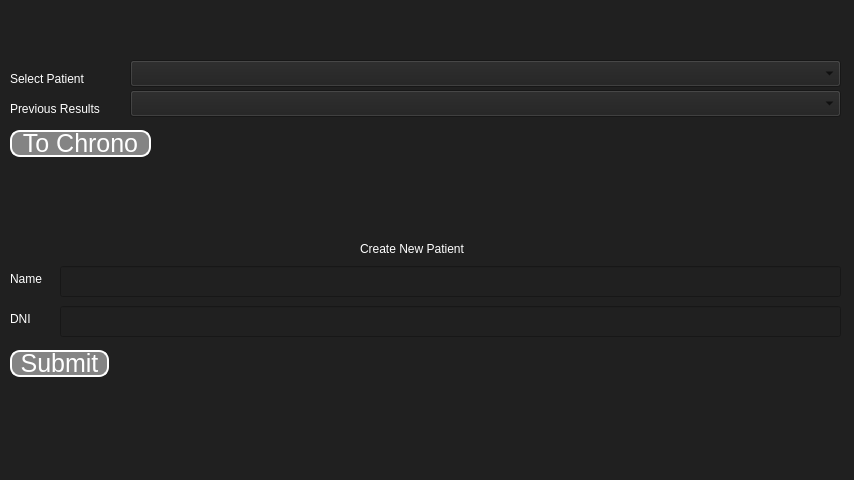
<?xml version="1.0" encoding="UTF-8"?>
<ui version="4.0">
 <class>Form</class>
 <widget class="QWidget" name="Form">
  <property name="geometry">
   <rect>
    <x>0</x>
    <y>0</y>
    <width>854</width>
    <height>480</height>
   </rect>
  </property>
  <property name="windowTitle">
   <string>Form</string>
  </property>
  <property name="styleSheet">
   <string notr="true">QWidget { background-color: rgb(32,32,32); }</string>
  </property>
  <widget class="QComboBox" name="comboBoxPatient">
   <property name="geometry">
    <rect>
     <x>130</x>
     <y>60</y>
     <width>711</width>
     <height>27</height>
    </rect>
   </property>
  </widget>
  <widget class="QLabel" name="labelSelectPatient">
   <property name="geometry">
    <rect>
     <x>10</x>
     <y>70</y>
     <width>101</width>
     <height>17</height>
    </rect>
   </property>
   <property name="styleSheet">
    <string notr="true">QLabel{
color:rgb(255,255,255);
}</string>
   </property>
   <property name="text">
    <string>Select Patient</string>
   </property>
  </widget>
  <widget class="QLabel" name="labelName">
   <property name="geometry">
    <rect>
     <x>10</x>
     <y>270</y>
     <width>41</width>
     <height>17</height>
    </rect>
   </property>
   <property name="styleSheet">
    <string notr="true">QLabel{
color:rgb(255,255,255);
}</string>
   </property>
   <property name="text">
    <string>Name</string>
   </property>
  </widget>
  <widget class="QLineEdit" name="lineEditName">
   <property name="geometry">
    <rect>
     <x>60</x>
     <y>266</y>
     <width>781</width>
     <height>31</height>
    </rect>
   </property>
   <property name="styleSheet">
    <string notr="true">QLineEdit{
color:rgb(255,255,255);
}</string>
   </property>
  </widget>
  <widget class="QLabel" name="labelDNI">
   <property name="geometry">
    <rect>
     <x>10</x>
     <y>310</y>
     <width>31</width>
     <height>17</height>
    </rect>
   </property>
   <property name="styleSheet">
    <string notr="true">QLabel{
color:rgb(255,255,255);
}</string>
   </property>
   <property name="text">
    <string>DNI</string>
   </property>
  </widget>
  <widget class="QLineEdit" name="lineEditDNI">
   <property name="geometry">
    <rect>
     <x>60</x>
     <y>306</y>
     <width>781</width>
     <height>31</height>
    </rect>
   </property>
   <property name="styleSheet">
    <string notr="true">QLineEdit{
color:rgb(255,255,255);
}</string>
   </property>
  </widget>
  <widget class="QComboBox" name="comboBoxResults">
   <property name="geometry">
    <rect>
     <x>130</x>
     <y>90</y>
     <width>711</width>
     <height>27</height>
    </rect>
   </property>
  </widget>
  <widget class="QLabel" name="labelPrevious">
   <property name="geometry">
    <rect>
     <x>10</x>
     <y>100</y>
     <width>111</width>
     <height>17</height>
    </rect>
   </property>
   <property name="styleSheet">
    <string notr="true">QLabel{
color:rgb(255,255,255);
}</string>
   </property>
   <property name="text">
    <string>Previous Results</string>
   </property>
  </widget>
  <widget class="QPushButton" name="pushButtonPatient">
   <property name="geometry">
    <rect>
     <x>10</x>
     <y>350</y>
     <width>99</width>
     <height>27</height>
    </rect>
   </property>
   <property name="styleSheet">
    <string notr="true">QPushButton{
border-style: outset;
border-width: 2px;
    border-radius: 10px;
background-color: rgb(132,132,132);
font-size: 25px;
color: rgb(255,255,255);
}</string>
   </property>
   <property name="text">
    <string>Submit</string>
   </property>
  </widget>
  <widget class="QPushButton" name="pushButtonChrono">
   <property name="geometry">
    <rect>
     <x>10</x>
     <y>130</y>
     <width>141</width>
     <height>27</height>
    </rect>
   </property>
   <property name="styleSheet">
    <string notr="true">QPushButton{
border-style: outset;
border-width: 2px;
    border-radius: 10px;
background-color: rgb(132,132,132);
font-size: 25px;
color: rgb(255,255,255);
}</string>
   </property>
   <property name="text">
    <string>To Chrono</string>
   </property>
  </widget>
  <widget class="QLabel" name="labeNewPatient">
   <property name="geometry">
    <rect>
     <x>360</x>
     <y>240</y>
     <width>131</width>
     <height>17</height>
    </rect>
   </property>
   <property name="styleSheet">
    <string notr="true">QLabel{
color:rgb(255,255,255);
}</string>
   </property>
   <property name="text">
    <string>Create New Patient</string>
   </property>
  </widget>
 </widget>
 <resources/>
 <connections/>
</ui>
